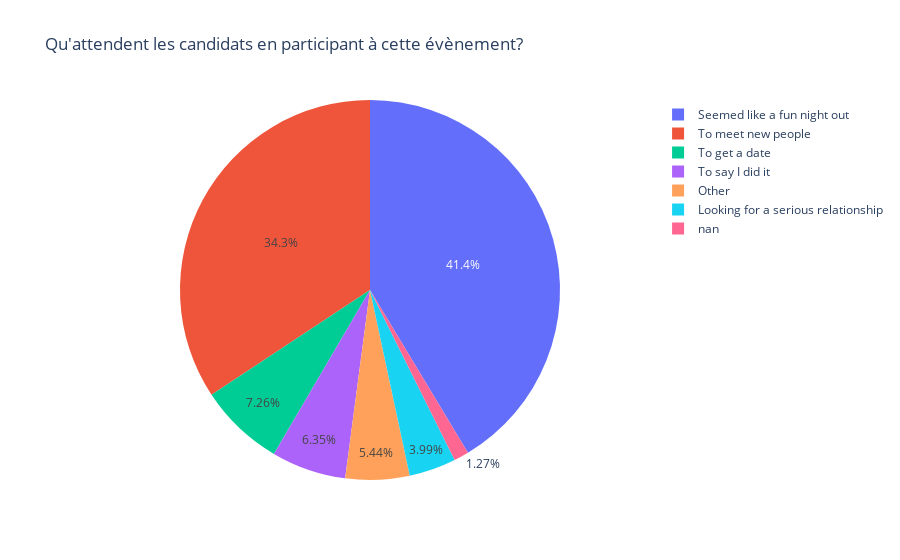
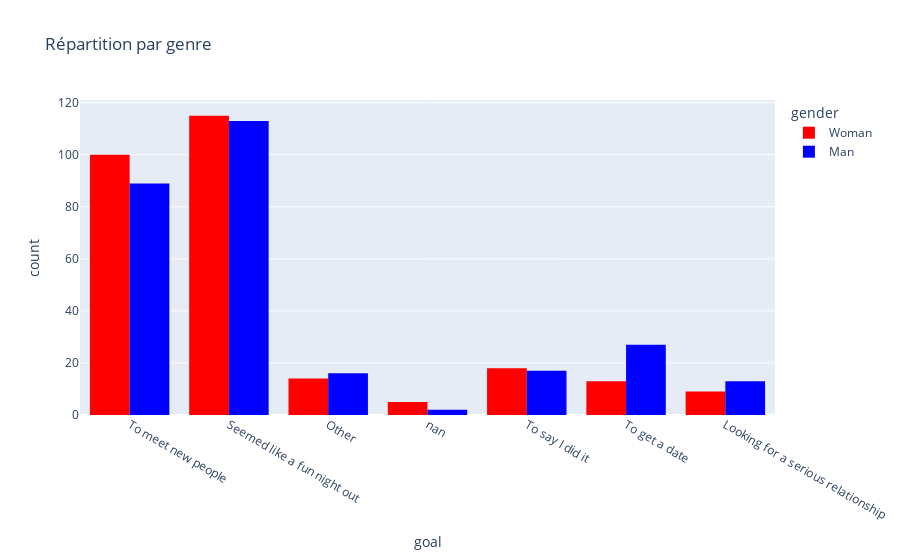

Notebook code cell kept with these figures, in order:
### Code cell
fig_goal1=px.pie(df_unique, names="goal", title="Qu'attendent les candidats en participant à cette évènement?")

fig_goal2 = px.histogram(df_unique,x="goal", color="gender", color_discrete_map=color_discrete_map, barmode="group", title="Répartition par genre")

fig_goal1.show()
fig_goal2.show()

### Figure 1 — Plotly figure (JSON) as saved in the notebook; plotly's stock layout.template omitted (floating-point values rounded to 4 significant figures; data arrays with more than 128 entries replaced by an {"elided": "..."} marker saying what was removed)
{"data": [{"domain": {"x": [0, 1], "y": [0, 1]}, "hovertemplate": "goal=%{label}<extra></extra>", "labels": {"elided": "551 str values"}, "legendgroup": "", "name": "", "showlegend": true, "type": "pie"}], "layout": {"legend": {"tracegroupgap": 0}, "title": {"text": "Qu'attendent les candidats en participant à cette évènement?"}}}

### Figure 2 — Plotly figure (JSON) as saved in the notebook; plotly's stock layout.template omitted (floating-point values rounded to 4 significant figures; data arrays with more than 128 entries replaced by an {"elided": "..."} marker saying what was removed)
{"data": [{"alignmentgroup": "True", "bingroup": "x", "hovertemplate": "gender=Woman<br>goal=%{x}<br>count=%{y}<extra></extra>", "legendgroup": "Woman", "marker": {"color": "red", "pattern": {"shape": ""}}, "name": "Woman", "offsetgroup": "Woman", "orientation": "v", "showlegend": true, "type": "histogram", "x": {"elided": "274 str values"}, "xaxis": "x", "yaxis": "y"}, {"alignmentgroup": "True", "bingroup": "x", "hovertemplate": "gender=Man<br>goal=%{x}<br>count=%{y}<extra></extra>", "legendgroup": "Man", "marker": {"color": "blue", "pattern": {"shape": ""}}, "name": "Man", "offsetgroup": "Man", "orientation": "v", "showlegend": true, "type": "histogram", "x": {"elided": "277 str values"}, "xaxis": "x", "yaxis": "y"}], "layout": {"barmode": "group", "legend": {"title": {"text": "gender"}, "tracegroupgap": 0}, "title": {"text": "Répartition par genre"}, "xaxis": {"anchor": "y", "domain": [0, 1], "title": {"text": "goal"}}, "yaxis": {"anchor": "x", "domain": [0, 1], "title": {"text": "count"}}}}
